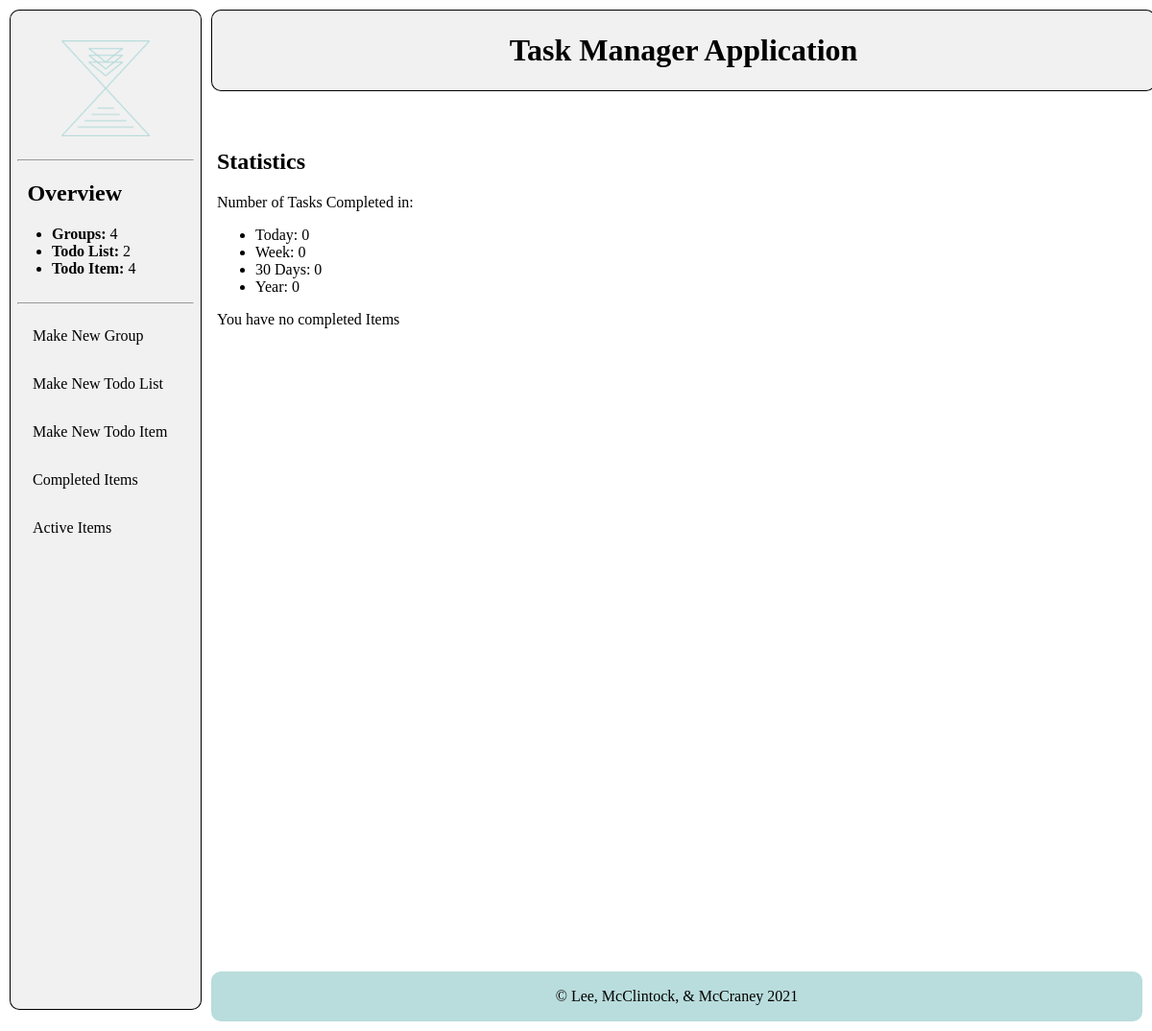
/completed, run on an earlier commit of the app's database.
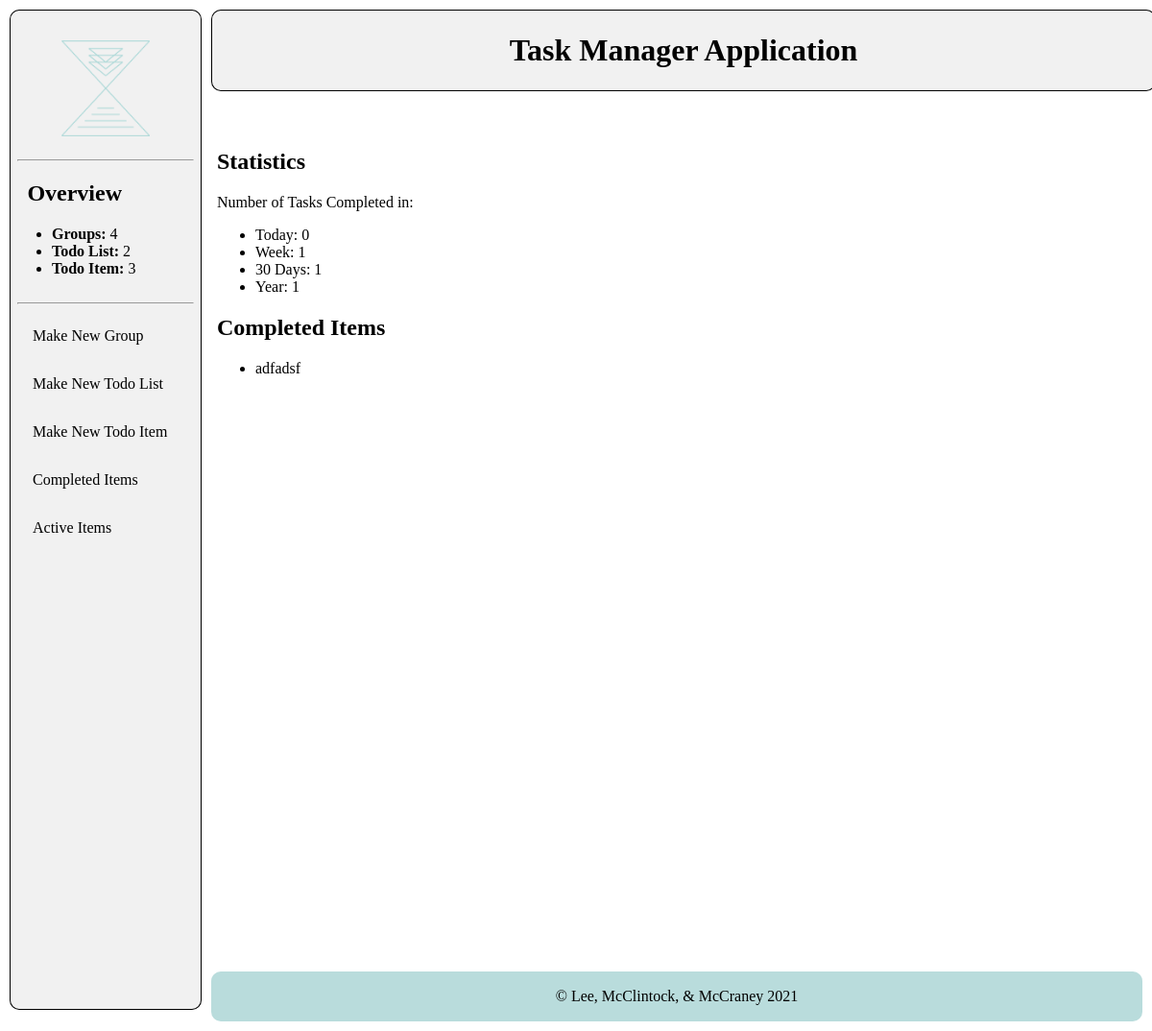
And on a later commit of the database.
### calendarApp/models.py (models this page shows, shortened)
class TodoItem(models.Model):
    CHOICES = [(i,i) for i in range(4)]
    todoList = models.ForeignKey(TodoList, on_delete=models.CASCADE)
    name = models.CharField(max_length=200)
    description = models.CharField(max_length=200, blank=True)
    completed = models.BooleanField(default=False)
    completedDate = models.DateField(null=True, blank=True)
    deadline = models.DateField(null=True, blank=True)
    importanceLevel = models.IntegerField(default=0, choices=CHOICES)

### calendarApp/views.py (the view)
# urls.py: path("completed", views.completedItems, name="completedItems"),
def completedItems(request):
    todoItems = TodoItem.objects.all().filter(completed=True)
    today = datetime.date.today()
    week = today - datetime.timedelta(days=7)
    thirty = today - datetime.timedelta(days=30)
    year = today - datetime.timedelta(days=365)
    todayCount = weekCount = thirtyCount = yearCount = 0
    for todoItem in todoItems:
        completedDate = todoItem.completedDate
        if  completedDate == today:
            todayCount = todayCount + 1
        if week <= completedDate <= today:
            weekCount = weekCount + 1
        if thirty <= completedDate <= today:
            thirtyCount = thirtyCount + 1
        if year <= completedDate <= today:
            yearCount = yearCount + 1
    return render(request, "completedItems.html",
        {
            "todoItems": todoItems,
            "todayCount": todayCount,
            "weekCount": weekCount,
            "thirtyCount": thirtyCount,
            "yearCount": yearCount,
        })

### calendarApp/models.py (called while the page is built)
    def __str__(self):
        return self.name

    def __str__(self):
        return self.name

### calendarSite/context_processors.py (called while the page is built)
def count(request):
    return {
        'num_Group': Group.objects.all().count(),
        'num_TodoList': TodoList.objects.all().count(),
        'num_TodoItem': TodoItem.objects.filter(completed=False).count(),
    }

### calendarApp/templates/completedItems.html
{% extends "base_generic.html" %}
{% block content %}
<div class="content">
    <div class="detail">
        <div class="formContent">
            <h2>Statistics</h2>
            <p>Number of Tasks Completed in:</p>
            <ul>
                <li>Today: {{todayCount}}</li>
                <li>Week: {{weekCount}}</li>
                <li>30 Days: {{thirtyCount}}</li>
                <li>Year: {{yearCount}}</li>
            </ul>
            {% if todoItems%}
                <h2>Completed Items</h2>
                <ul>
                {% for todoItem in todoItems %}
                <li><a href="/{{todoItem.todoList.group}}/{{todoItem.todoList}}/{{todoItem.name}}">{{todoItem.name}}</a></li>
                {% endfor %}
                </ul>
            {% else %}
                <p>You have no completed Items</p>
            {% endif %}
        </div>
    </div>
</div>
{% endblock %}

What changed in the data, as far as the page shows it:
now on this page (row edited): TodoItem: name "adfadsf"
Also different on the page:
{{ num_TodoItem }}: "4" → "3"
{{ weekCount }}: "0" → "1"
{{ thirtyCount }}: "0" → "1"
{{ yearCount }}: "0" → "1"
text no longer shown: "You have no completed Items"
text now shown: "Completed Items"
